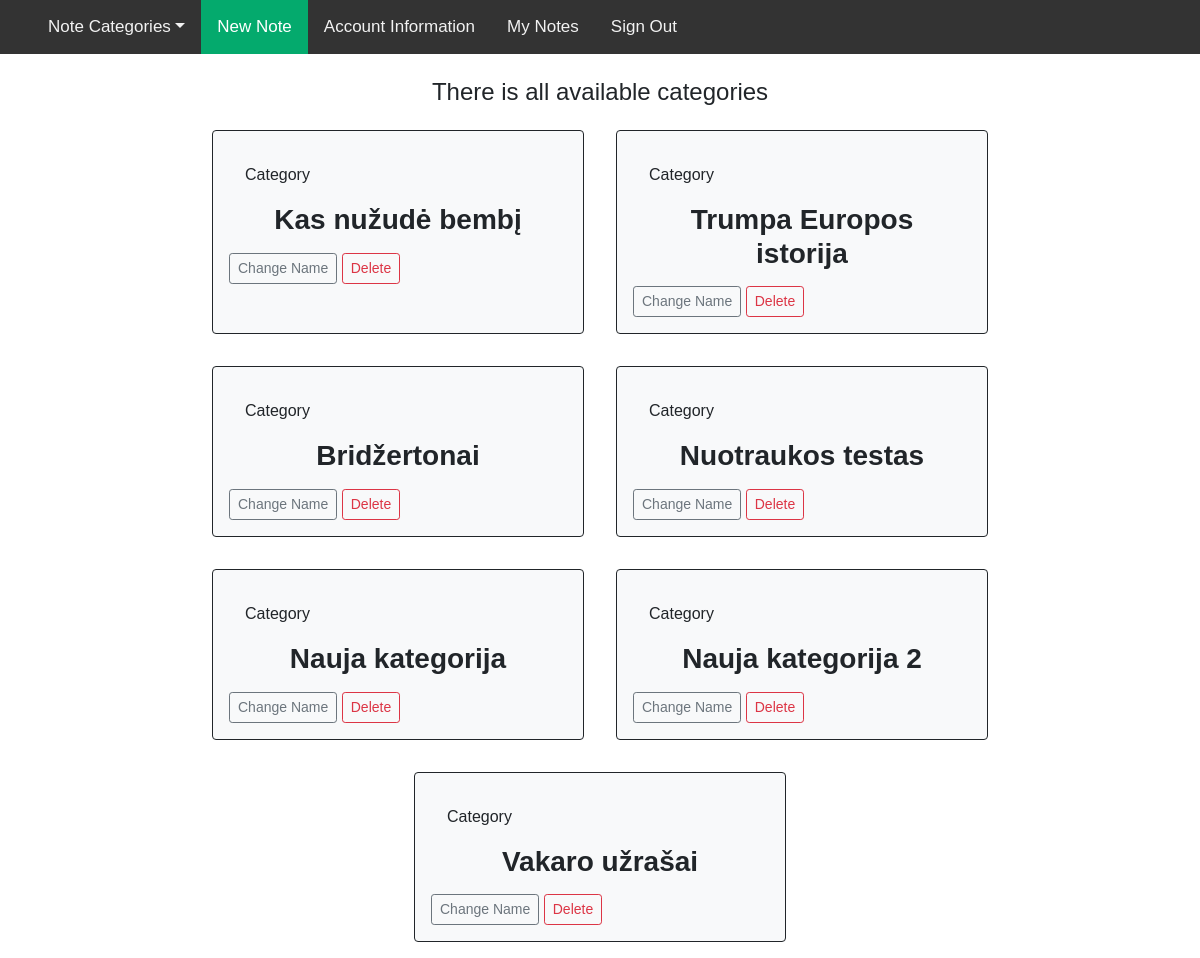
Screenshot of /edit_category (signed in) with the database file from the repository.
### main.py (models this page shows, shortened)
class Books(db.Model):
    __tablename__ = 'books'
    id = db.Column(db.Integer, primary_key=True)
    book_name = db.Column(db.String(100), nullable=False)
    image_file = db.Column(db.String(20), nullable=False, default='default.jpg')
    user_id = db.Column(db.Integer, db.ForeignKey("user.id"))
    user = db.relationship("User")
    author_id = db.Column(db.Integer, db.ForeignKey("author.id"))
    author = db.relationship("Author")

### main.py (the view)
@app.route('/edit_category', methods=['POST', 'GET'])
@login_required
def available_books():
    try:
        all_books = Books.query.all()
    except:
        all_books = []
    return render_template("edit_category.html", all_books=all_books)

### main.py (called while the page is built)
@login_manager.user_loader
def load_user(user_id):
    return User.query.get(user_id)

### templates/edit_category.html (shortened to what this page needs)
{% extends "base.html" %}
{% block content %}
<div class="text-center">
    <h4>There is all available categories</h4>
</div>
<div class="d-flex flex-wrap justify-content-center">
    {% if all_books %}
    {% for books in all_books %}
    {% if books.user.id == null %}
    <div class="col-5 col-sm-4 p-3 m-3 border border-dark rounded-2 bg-light">
        <div class="m-3">
            <p>Category</p>
            <h3 class="text-center"><strong>{{ books.book_name }}</strong></a></h3>
        </div>
            <a href="#" class="btn btn-outline-secondary btn-sm">Change Name</a>
            <a href="#" class="btn btn-outline-danger btn-sm">Delete</a>
    </div>
    {% endif %}
    {% endfor %}
    {% endif %}
</div>
{% endblock %}

### templates/base.html (style rules this page uses)
body { margin: 0; font-family: Arial, Helvetica, sans-serif; }

### rows the page displays
Books: book_name "Kas nužudė bembį"
Books: book_name "Trumpa Europos istorija"
Books: book_name "Bridžertonai"
Books: book_name "Nuotraukos testas"
Books: book_name "Nauja kategorija"
Books: book_name "Nauja kategorija 2"
Books: book_name "Vakaro užrašai"
